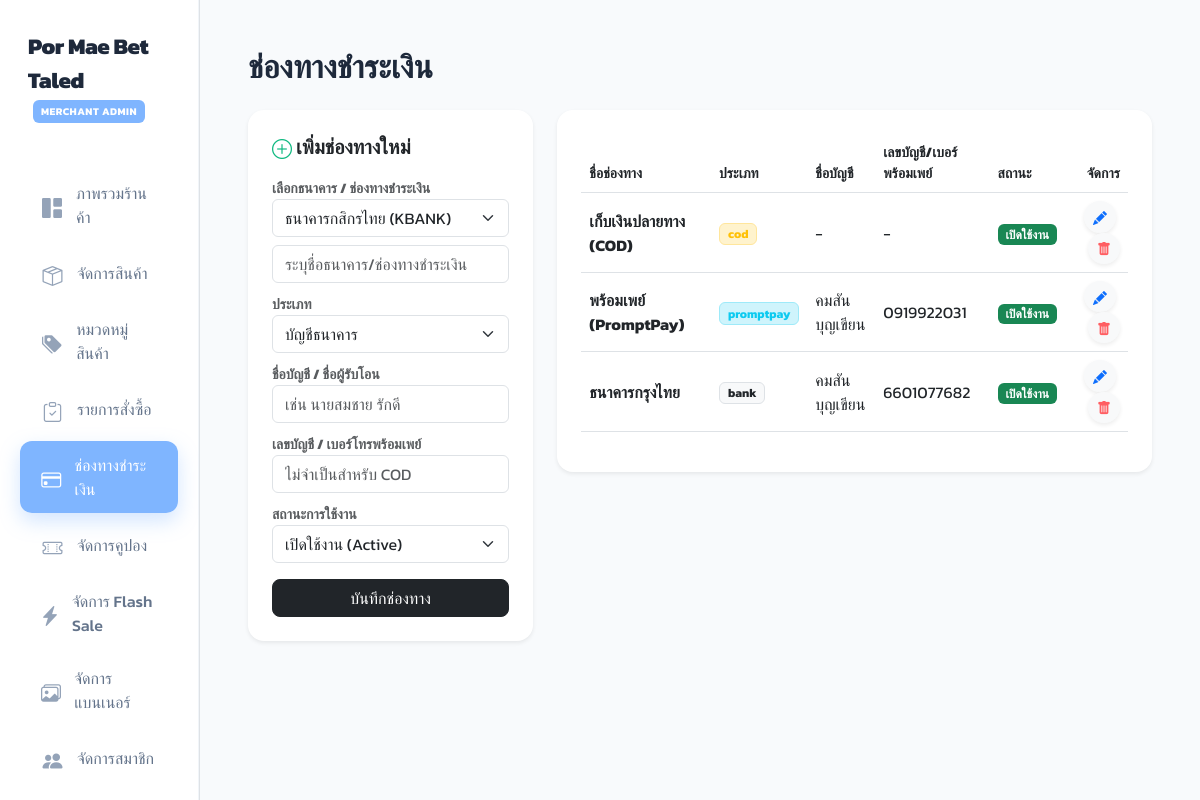
The page /admin_payments.php (signed in) on the database its author committed.
### tables this page shows
CREATE TABLE `payment_methods` (
  `id` int(11) NOT NULL,
  `name` varchar(100) NOT NULL,
  `type` enum('bank','promptpay','cod') NOT NULL,
  `account_number` varchar(50) DEFAULT NULL,
  `account_name` varchar(100) DEFAULT NULL,
  `status` enum('active','inactive') DEFAULT 'active'
);

### db.php (called while the page is built, shortened)
<?php
function get_csrf_token() {
    return $_SESSION['csrf_token'] ?? '';
}
?>

### admin_payments.php (the view, shortened to what this page needs)
<?php
include 'db.php';
?>
<!DOCTYPE html>
<html lang="th">
<head>
    <link href="https://cdn.jsdelivr.net/npm/bootstrap@5.3.0/dist/css/bootstrap.min.css" rel="stylesheet">
    <link rel="stylesheet" href="https://cdn.jsdelivr.net/npm/bootstrap-icons@1.11.1/font/bootstrap-icons.css">
</head>
<body>
<div class="container-fluid">
    <div class="row">
        <div class="col-md-2 p-0 border-end bg-white">
            <div class="collapse d-md-block" id="sidebarMenu">
                <div style="min-height: 100vh;">
                    <?php include 'admin_sidebar.php'; ?>
                </div>
            </div>
        </div>
        <div class="col-md-10 p-4 p-md-5">
            <h2 class="fw-bold mb-4">ช่องทางชำระเงิน</h2>
            <div class="row">
                <div class="col-md-4 mb-4">
                    <div class="card border-0 shadow-sm rounded-4 p-4 sticky-top" style="top: 20px;">
                        <h5 class="fw-bold mb-3" id="form-title">
                            <i class="bi bi-plus-circle text-primary"></i> เพิ่มช่องทางใหม่
                        </h5>
                        <form id="payment-form" method="POST" onsubmit="submitPaymentForm(event)">
                            <div class="mb-2">
                                <label class="small text-muted fw-bold">เลือกธนาคาร / ช่องทางชำระเงิน</label>
                                <select name="bank_select" id="bankSelect" class="form-select mb-2" onchange="toggleCustomBankName(this)">
                                    <option value="ธนาคารกสิกรไทย">ธนาคารกสิกรไทย (KBANK)</option>
                                </select>
                                <input type="text" name="name" id="customBankName" class="form-control" placeholder="ระบุชื่อธนาคาร/ช่องทางชำระเงิน" required>
                            </div>
                            <div class="mb-2">
                                <label class="small text-muted fw-bold">ประเภท</label>
                                <select name="type" id="payment_type" class="form-select">
                                    <option value="bank">บัญชีธนาคาร</option>
                                </select>
                            </div>
                            <div class="mb-2">
                                <label class="small text-muted fw-bold">ชื่อบัญชี / ชื่อผู้รับโอน</label>
                                <input type="text" name="account_name" id="account_name" class="form-control" placeholder="เช่น นายสมชาย รักดี" required>
                            </div>
                            <div class="mb-2">
                                <label class="small text-muted fw-bold">เลขบัญชี / เบอร์โทรพร้อมเพย์</label>
                                <input type="text" name="account_number" id="account_number" class="form-control" placeholder="ไม่จำเป็นสำหรับ COD">
                            </div>
                            <div class="mb-3">
                                <label class="small text-muted fw-bold">สถานะการใช้งาน</label>
                                <select name="status" id="payment_status" class="form-select">
                                    <option value="active">เปิดใช้งาน (Active)</option>
                                </select>
                            </div>
                            <div id="form-actions-container">
                                <button type="submit" name="add" id="submit-btn" class="btn btn-dark w-100 rounded-3">บันทึกช่องทาง</button>
                            </div>
                        </form>
                    </div>
                </div>
                <div class="col-md-8">
                    <div class="card border-0 shadow-sm rounded-4 p-4">
                        <div class="table-responsive">
                            <table class="table align-middle">
                                <thead class="text-muted small">
                                    <tr>
                                        <th>ชื่อช่องทาง</th>
                                        <th>ประเภท</th>
                                        <th>ชื่อบัญชี</th>
                                        <th>เลขบัญชี/เบอร์พร้อมเพย์</th>
                                        <th>สถานะ</th>
                                        <th class="text-end">จัดการ</th>
                                    </tr>
                                </thead>
                                <tbody id="payments-tbody">
                                    <?php
                                    $res = mysqli_query($conn, "SELECT * FROM payment_methods");
                                    while($row = mysqli_fetch_assoc($res)):
                                        $type_badge = 'bg-light text-dark border';
                                        if($row['type'] == 'promptpay') $type_badge = 'bg-info-subtle text-info border border-info-subtle';
                                        elseif($row['type'] == 'cod') $type_badge = 'bg-warning-subtle text-warning border border-warning-subtle';
                                        $status_badge = 'bg-success';
                                        $status_text = 'เปิดใช้งาน';
                                    ?>
                                    <tr id="payment-row-<?= $row['id'] ?>" class="payment-row d-none d-md-table-row">
                                        <td class="fw-bold payment-name-cell"><?= htmlspecialchars($row['name']) ?></td>
                                        <td class="payment-type-cell"><span class="badge <?= $type_badge ?>"><?= htmlspecialchars($row['type'], ENT_QUOTES, 'UTF-8') ?></span></td>
                                        <td class="payment-accname-cell"><?= !empty($row['account_name']) ? htmlspecialchars($row['account_name']) : '-' ?></td>
                                        <td class="payment-accnumber-cell"><?= !empty($row['account_number']) ? htmlspecialchars($row['account_number']) : '-' ?></td>
                                        <td class="payment-status-cell"><span class="badge <?= $status_badge ?>"><?= $status_text ?></span></td>
                                        <td class="text-end">
                                            <button onclick='loadEditPayment(<?= json_encode($row) ?>)' class="btn btn-light btn-sm text-primary rounded-circle shadow-sm me-1 edit-payment-btn" title="แก้ไข">
                                                <i class="bi bi-pencil-fill"></i>
                                            </button>
                                            <button onclick="confirmDelete(<?= $row['id'] ?>, '<?= htmlspecialchars($row['name'], ENT_QUOTES) ?>', '<?= get_csrf_token() ?>')" class="btn btn-light btn-sm text-danger rounded-circle shadow-sm" title="ลบ">
                                                <i class="bi bi-trash-fill"></i>
                                            </button>
                                        </td>
                                    </tr>
                                    <?php endwhile; ?>
                                </tbody>
                            </table>
                        </div>
                    </div>
                </div>
            </div>
        </div>
    </div>
</div>
</body>
</html>

### style.css (style rules this page uses)
:root { --blue-main: #AEE2FF; --blue-hover: #7FB5FF; --blue-dark: #1d4ed8; --blue-light: #F0F8FF; --slate-dark: #1E293B; --slate-medium: #475569; --slate-light: #F8FAFC; --text-primary: #1E293B; --text-secondary: #64748B; --radius-sm: 8px; --radius-md: 16px; --radius-lg: 24px; --shadow-sm: 0 4px 10px rgba(174, 226, 255, 0.08), 0 2px 4px rgba(174, 226, 255, 0.08); --shadow-md: 0 10px 25px -5px rgba(174, 226, 255, 0.15), 0 8px 10px -6px rgba(174, 226, 255, 0.15); --shadow-lg: 0 20px 40px -10px rgba(127, 181, 255, 0.22); --shadow-hover: 0 25px 50px -12px rgba(127, 181, 255, 0.35); --transition-smooth: all 0.3s cubic-bezier(0.4, 0, 0.2, 1); }
body, button, input, select, textarea, .form-control, .btn, .modal-title, .card-title, h1, h2, h3, h4, h5, h6 { font-family: 'Kanit', 'Outfit', sans-serif !important; }
.bi, [class^="bi-"], [class*=" bi-"] { font-family: bootstrap-icons !important; }
body { color: var(--text-primary); background-color: var(--slate-light); overflow-x: hidden; animation: pageFadeIn 0.25s cubic-bezier(0.16, 1, 0.3, 1) forwards; }
body { transition: background-color 0.3s ease, color 0.3s ease; }
.bi, [class^="bi-"], [class*=" bi-"] { font-family: bootstrap-icons !important; vertical-align: -0.125em; display: inline-block; transition: transform 0.2s cubic-bezier(0.34, 1.56, 0.64, 1), color 0.2s ease; }
.bi-trash, .bi-trash-fill, .bi-trash3, .bi-trash3-fill { color: #ff5e62 !important; }
.bi-plus-circle, .bi-plus-circle-fill, .bi-plus-lg { color: #10b981 !important; }

### admin_payments.php (style rules this page uses)
body { font-family: 'Kanit'; background: #f8f9fa; }
.payment-row { transition: all 0.3s ease; }

### admin_sidebar.php (style rules this page uses)
@media (min-width: 768px) { #sidebarMenu { position: sticky !important; top: 0 !important; height: 100vh !important; overflow-y: auto !important; z-index: 1000 !important; } }

### rows shown on the page
payment_methods: name "เก็บเงินปลายทาง (COD)", type "cod", account_name "-", account_number "-", status_text "เปิดใช้งาน"
payment_methods: name "พร้อมเพย์ (PromptPay)", type "promptpay", account_name "คมสัน บุญเขียน", account_number "0919922031", status_text "เปิดใช้งาน"
payment_methods: name "ธนาคารกรุงไทย", type "bank", account_name "คมสัน บุญเขียน", account_number "6601077682", status_text "เปิดใช้งาน"
